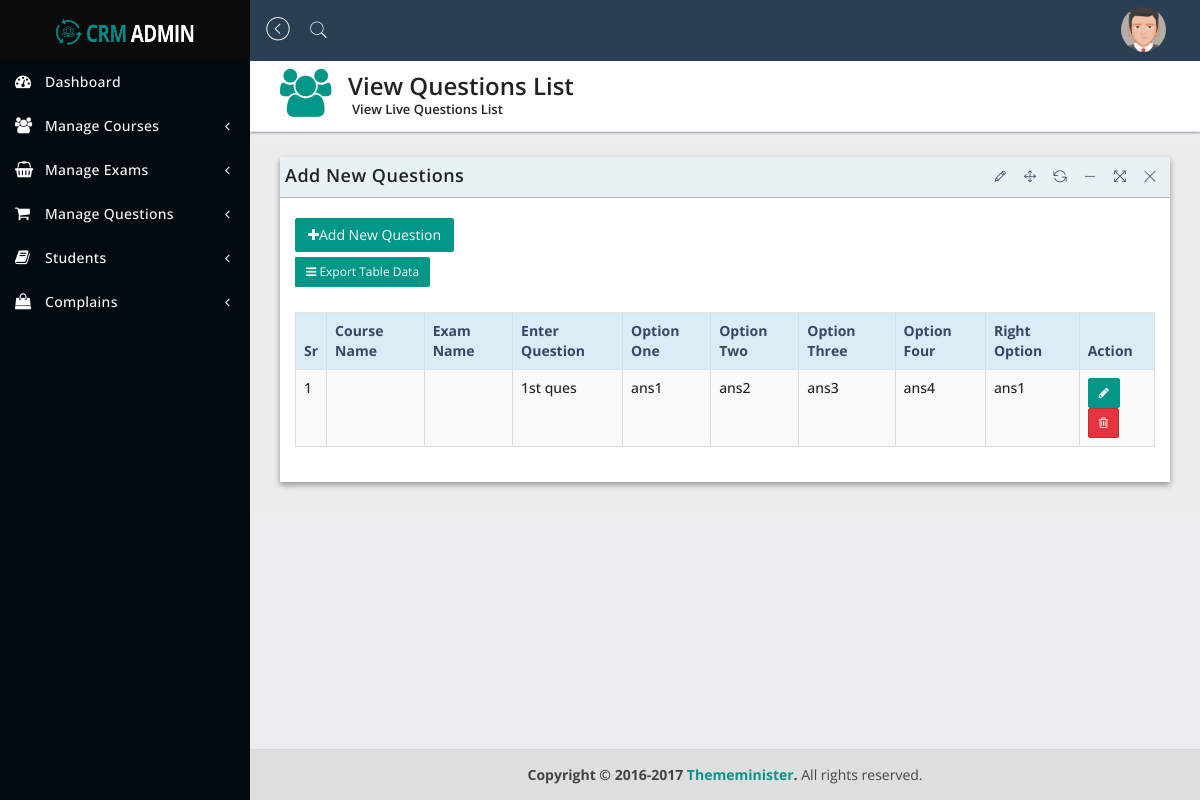
/view_questions.php (signed in), run on the app's committed database.
### tables this page shows
CREATE TABLE `add_questions` (
  `id` int(10) NOT NULL,
  `question_no` varchar(250) NOT NULL,
  `exam_id` varchar(250) NOT NULL,
  `question` varchar(500) NOT NULL,
  `option_one` varchar(250) NOT NULL,
  `option_two` varchar(250) NOT NULL,
  `option_three` varchar(250) NOT NULL,
  `option_four` varchar(250) NOT NULL,
  `right_option` varchar(250) NOT NULL
);

### view_questions.php (the view, shortened to what this page needs)
<?php
include('includes/header.php');
include('includes/sidebar.php');
include('includes/connection.php');
$sel = "SELECT * FROM add_questions";
$query = mysqli_query($db,$sel);
?>
   <div class="content-wrapper">
      <section class="content-header">
         <div class="header-icon">
            <i class="fa fa-users"></i>
         </div>
         <div class="header-title">
            <h1>View Questions List</h1>
            <small>View Live Questions List</small>
         </div>
      </section>
      <section class="content">
         <div class="row">
            <div class="col-sm-12">
               <div class="panel panel-bd lobidrag">
                  <div class="panel-heading">
                     <div class="btn-group" id="buttonexport">
                        <a href="#">
                           <h4>Add New Questions</h4>
                        </a>
                     </div>
                  </div>
                  <div class="panel-body">
                     <div class="btn-group">
                        <div class="buttonexport" id="buttonlist">
                           <a class="btn btn-add" href="add_questions.php"> <i class="fa fa-plus"></i>Add New Question
                           </a>
                        </div>
                        <button class="btn btn-exp btn-sm dropdown-toggle" data-toggle="dropdown"><i class="fa fa-bars"></i> Export Table Data</button>
                     </div>
                     <br><br>
                     <div class="table-responsive">
                        <table id="dataTableExample1" class="table table-bordered table-striped table-hover">
                           <thead>
                              <tr class="info">
                                 <th>Sr</th>
                                 <th>Course Name</th>
                                 <th>Exam Name</th>
                                 <th>Enter Question</th>
                                 <th>Option One</th>
                                 <th>Option Two</th>
                                 <th>Option Three</th>
                                 <th>Option Four</th>
                                 <th>Right Option</th>
                                 <th>Action</th>
                              </tr>
                           </thead>
                              <?php
                              $sr = 1;
                              while($row = mysqli_fetch_array($query,MYSQLI_BOTH))
                              {
                              ?>
                           <tbody>
                              <tr>
                                 <td><?php echo $sr++; ?></td>
                                 <td><?php echo $row['cname']; ?></td>
                                 <td><?php echo $row['ename']; ?></td>
                                 <td><?php echo $row['question']; ?></td>
                                 <td><?php echo $row['option_one']; ?></td>
                                 <td><?php echo $row['option_two']; ?></td>
                                 <td><?php echo $row['option_three']; ?></td>
                                 <td><?php echo $row['option_four']; ?></td>
                                 <td><?php echo $row['right_option']; ?></td>
                                 <td>
                                    <button type="button" class="btn btn-add btn-sm" data-toggle="modal" data-target="#<?php echo $row ['id'];?>"><i class="fa fa-pencil"></i></b
                                    <button type="button" class="btn btn-danger btn-sm" data-toggle="modal" data-target="#customer2"><i class="fa fa-trash-o"></i> </button>
                                 </td>
                              </tr>
                              <?php } ?>
                           </tbody>
                        </table>
                     </div>
                  </div>
               </div>
            </div>
         </div>
      </section>
   </div>
   <?php include('includes/footer.php'); ?>

### data on the page
add_questions: question "1st ques", option_one "ans1", option_two "ans2", option_three "ans3", option_four "ans4", right_option "ans1"
